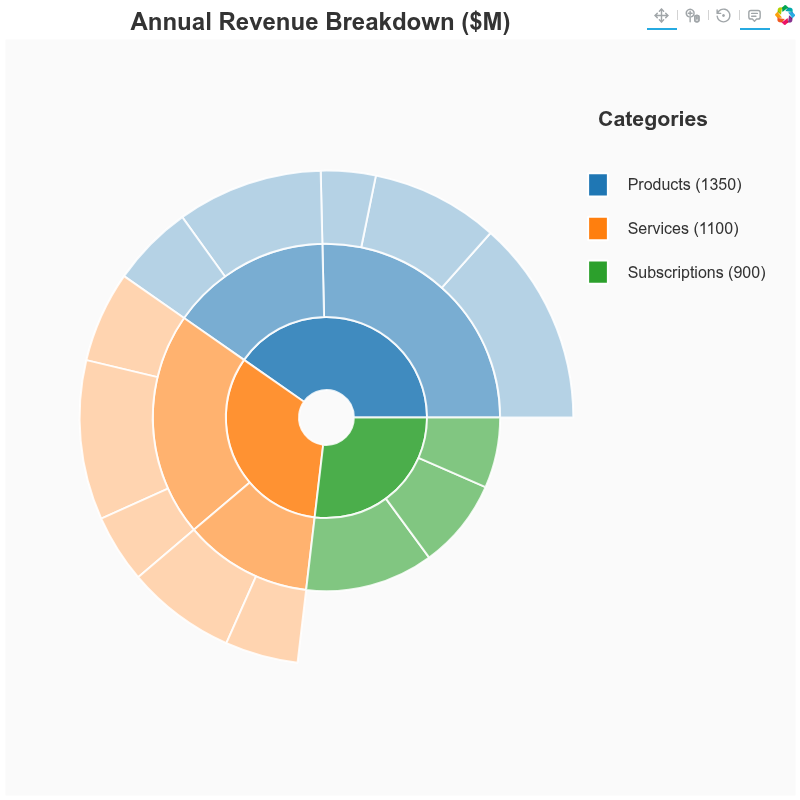

Write the Python code that produced this figure.
from bokeh_rocks import create_sunburst, save_plot

revenue_data = {
    "name": "Annual Revenue",
    "children": [
        {
            "name": "Products",
            "children": [
                {
                    "name": "Software",
                    "children": [
                        {"name": "Enterprise", "value": 450},
                        {"name": "SMB", "value": 280},
                        {"name": "Individual", "value": 120}
                    ]
                },
                {
                    "name": "Hardware",
                    "children": [
                        {"name": "Servers", "value": 320},
                        {"name": "Devices", "value": 180}
                    ]
                }
            ]
        },
        {
            "name": "Services",
            "children": [
                {
                    "name": "Consulting",
                    "children": [
                        {"name": "Strategy", "value": 200},
                        {"name": "Implementation", "value": 350},
                        {"name": "Training", "value": 150}
                    ]
                },
                {
                    "name": "Support",
                    "children": [
                        {"name": "Premium", "value": 240},
                        {"name": "Standard", "value": 160}
                    ]
                }
            ]
        },
        {
            "name": "Subscriptions",
            "children": [
                {"name": "Cloud Platform", "value": 400},
                {"name": "Analytics", "value": 280},
                {"name": "Security", "value": 220}
            ]
        }
    ]
}
p2 = create_sunburst(
        revenue_data,
        title="Annual Revenue Breakdown ($M)",
    )
save_plot(p2, "output/sunburst_02")
